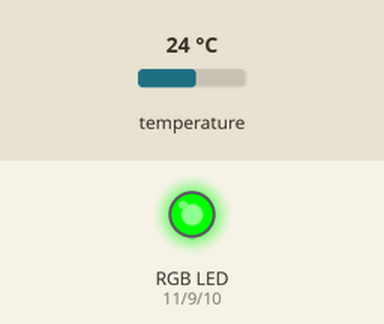
The sketch below on a simulated Arduino Uno, built with avr-gcc and run on an emulated ATmega328P. Shown: an RGB LED mixed from three pins (HIGH = lit). Inputs (shaded band) come from the test bench; at power-on: temperature 24 °C. Dim RGB values are drawn brighter than linear; what the sketch prints to the serial monitor is not drawn.

Above: at 6.3 s.
6.4 s: temperature set to 24.6 °C
7.9 s: temperature set to 25.7 °C
At 9.3 s:
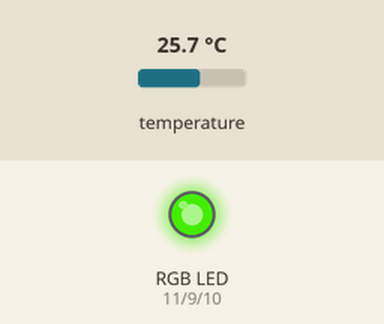
9.7 s: temperature set to 28 °C
At 11.1 s:
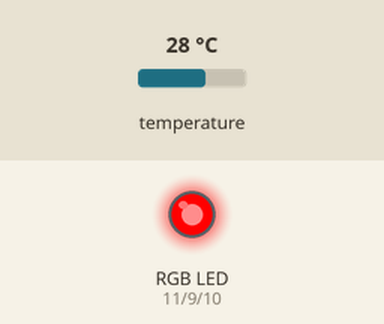
Timing chart, 0 to 12.7 s (numbered marks = the images above; inputs shaded):
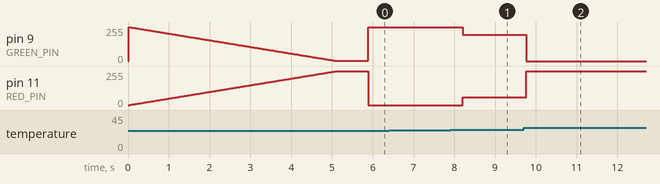

Measured:
- the behaviour switches between 25 and 25.1 °C on temperature (found by bisection; images 0 and 1)
- after the input at 6.4 s, every drawn part: stays the same
- after the input at 7.9 s, pin 9 (GREEN_PIN): 255/255 → 198/255 after 0.31 s; pin 11 (RED_PIN): 0/255 → 57/255 after 0.31 s
- after the input at 9.7 s, pin 9 (GREEN_PIN): 198/255 → 0/255 after 0.06 s; pin 11 (RED_PIN): 57/255 → 255/255 after 0.06 s
- by itself, pin 11 (RED_PIN): rises from 1/255 to 254/255 in 5.0 s, then falls to 0/255 in 0.79 s

The sketch:

RGBTemperature.ino
```cpp
/*
 * Arduino Workshop - Digipurk OÜ, ylari[at]digipurk.ee
 * Lab 2 - RGB LED and Temperature
 */

#include <OneWire.h> // first we include the libraries
#include <DallasTemperature.h>

#define ONE_WIRE_BUS 2 // data wire is plugged into pin 2

OneWire oneWire(ONE_WIRE_BUS); // setup oneWire instance to communicate with any OneWire devices (not just Maxim/Dallas temperature ICs)
DallasTemperature sensors(&oneWire); // pass our oneWire reference to Dallas Temperature

#define RED_PIN 11
#define GREEN_PIN 9
#define BLUE_PIN 10

int green = 255, red = 0; // variables

void setLED(int green, int red) {
  analogWrite(GREEN_PIN, green);
  analogWrite(RED_PIN, red);
}

void setup(void) {
  pinMode(BLUE_PIN, OUTPUT);
  pinMode(RED_PIN, OUTPUT);
  pinMode(GREEN_PIN, OUTPUT);
  Serial.begin(9600); // start serial port
  Serial.println("Dallas Temperature IC Control Library Demo");
  sensors.begin(); // start up the library
  for (int i = 0; i < 255; i++) {
    setLED(255 - i, i);
    delay(20);
  }
}

void loop(void) {
  Serial.print(" Requesting temperatures ..."); // call sensors.requestTemperatures() to issue a global temperature request to all devices on the bus
  sensors.requestTemperatures(); // send the command to get temperature readings
  Serial.println(" DONE");
  Serial.print("Temperature is ");
  float temp = sensors.getTempCByIndex(0); // why "byIndex"? you can have more than one DS18B20 on the same bus. 0 refers to the first IC on the wire
  Serial.print(temp);
  Serial.println(" °C");
  if (temp <= 28.00 && temp > 25.00) { // max and min limits
    red = map((int) (temp * 100), 2500, 2800, 0, 255);
    green = 255 - red;
  }
  setLED(green, red);
  delay(10);
}
```
